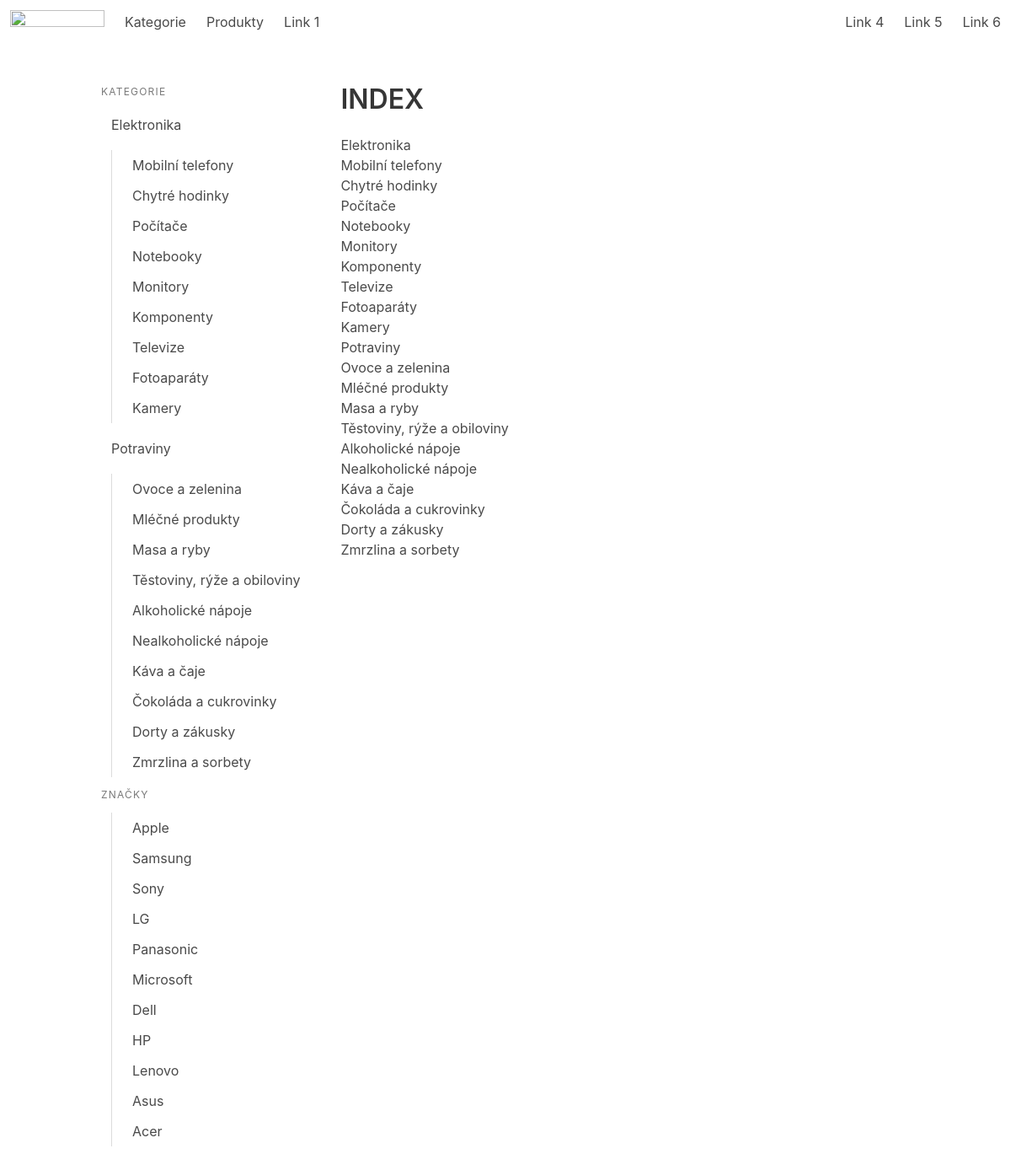
The page / on the database its author committed.
### eshop/models.py (models this page shows, shortened)
class SlugNazevModel(models.Model):
    nazev = models.CharField(max_length=100)
    slug = models.SlugField(max_length=100, blank=True)
    class Meta:
        abstract = True
    def __str__(self):
        return self.nazev

class Kategorie(SlugNazevModel):
    nadkategorie = models.ForeignKey(
        'self',
        on_delete=models.PROTECT,
        blank=True,
        null=True,
        related_name='podkategorie',
    )
    def get_absolute_url(self):
        return reverse('eshop:kategorie_detail', kwargs={'slug': self.slug})

class Znacka(SlugNazevModel):
    logo = models.ImageField(blank=True, upload_to='%Y/%m/%d')
    def get_absolute_url(self):
        return reverse('eshop:znacka_detail', kwargs={'slug': self.slug})

### eshop/views.py (the view)
# urls.py: path('', views.index, name='index'),
def index(request):
    kategorie = Kategorie.objects.all()
    return render(request, 'eshop/index.html', context={'kategorie': kategorie})

### eshop/context_processor.py (called while the page is built)
def kategorie_context(request):
    kategorie = Kategorie.objects.select_related('nadkategorie')
    znacky = Znacka.objects.all()
    return {
        'KATEGORIE': kategorie,
        'ZNACKY': znacky,
    }

### eshop/templates/eshop/index.html
{% extends 'eshop/_layout.html' %}
{% block eshop_content %}
    <h1 class="title">INDEX</h1>
    {% for kat in kategorie %}
    <div>{{ kat }}</div>
    {% endfor %}
{% endblock %}

### eshop/templates/eshop/_layout.html (shortened to what this page needs)
<!DOCTYPE html>
<html>
<head>
    <link rel="stylesheet" href="https://cdn.jsdelivr.net/npm/bulma@0.9.4/css/bulma.min.css">
</head>
<body>
{% include 'eshop/include/nav.html' %}
<section class="section">
    <div class="container">
        <div class="columns">
            <div class="column is-narrow">
                <aside class="menu">
                    <p class="menu-label">Kategorie</p>
                    <ul class="menu-list">
                        {% for KAT in KATEGORIE %}
                            {% if not KAT.nadkategorie %}
                                <li>
                                    <a {% if KAT == kategorie %}class="is-active"{% endif %} href="{{ KAT.get_absolute_url }}">{{ KAT.nazev }}</a>
                                    <ul>
                                        {% for PODKAT in KAT.podkategorie.all %}
                                            <li><a {% if PODKAT == kategorie %}class="is-active"{% endif %} href="{{ PODKAT.get_absolute_url }}">{{ PODKAT.nazev }}</a></li>
                                        {% endfor %}
                                    </ul>
                                </li>
                            {% endif %}
                        {% endfor %}
                    </ul>
                    <p class="menu-label">Značky</p>
                    <ul class="menu-list">
                        <li>
                            <ul>
                                {% for ZNACKA in ZNACKY %}
                                    <li><a {% if ZNACKA == znacka %}class="is-active"{% endif %} href="{{ ZNACKA.get_absolute_url }}">{{ ZNACKA.nazev }}</a></li>
                                {% endfor %}
                            </ul>
                        </li>
                    </ul>
                </aside>
            </div>
            <div class="column">
                {% block eshop_content %}
                {% endblock %}
            </div>
        </div>
    </div>
</section>
</body>
</html>

### rows shown on the page
Kategorie: nazev "Elektronika"
Kategorie: nazev "Mobilní telefony"
Kategorie: nazev "Chytré hodinky"
Kategorie: nazev "Počítače"
Kategorie: nazev "Notebooky"
Kategorie: nazev "Monitory"
Kategorie: nazev "Komponenty"
Kategorie: nazev "Televize"
Kategorie: nazev "Fotoaparáty"
Kategorie: nazev "Kamery"
Kategorie: nazev "Potraviny"
Kategorie: nazev "Ovoce a zelenina"
Kategorie: nazev "Mléčné produkty"
Kategorie: nazev "Masa a ryby"
Kategorie: nazev "Těstoviny, rýže a obiloviny"
Kategorie: nazev "Alkoholické nápoje"
Kategorie: nazev "Nealkoholické nápoje"
Kategorie: nazev "Káva a čaje"
Kategorie: nazev "Čokoláda a cukrovinky"
Kategorie: nazev "Dorty a zákusky"
Kategorie: nazev "Zmrzlina a sorbety"
Znacka: nazev "Apple"
Znacka: nazev "Samsung"
Znacka: nazev "Sony"
Znacka: nazev "LG"
Znacka: nazev "Panasonic"
Znacka: nazev "Microsoft"
Znacka: nazev "Dell"
Znacka: nazev "HP"
Znacka: nazev "Lenovo"
Znacka: nazev "Asus"
Znacka: nazev "Acer"
